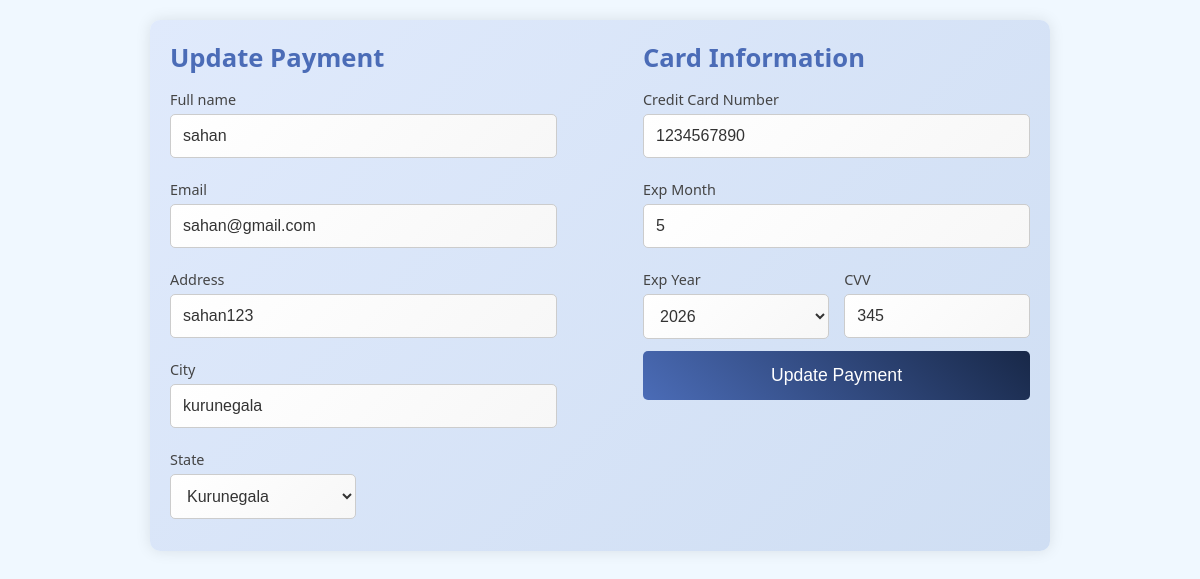
Page /payment/update_payment.php?id=2 on the committed database.
### tables this page shows
CREATE TABLE `payment` (
  `id` int NOT NULL,
  `username` varchar(100) NOT NULL,
  `email` varchar(100) NOT NULL,
  `address` varchar(255) NOT NULL,
  `city` varchar(100) NOT NULL,
  `state` varchar(100) NOT NULL,
  `card_number` varchar(20) NOT NULL,
  `exp_month` tinyint NOT NULL,
  `expire_date` year NOT NULL,
  `cvv` varchar(4) NOT NULL,
  `created_at` timestamp NULL DEFAULT CURRENT_TIMESTAMP
);

### payment/update_payment.php (the view, shortened to what this page needs)
<?php
include("connection.php");
if (isset($_GET['id'])) {
    $id = $_GET['id'];
    $query = "SELECT * FROM payment WHERE id = ?";
    $stmt = $con->prepare($query);
    $stmt->bind_param('i', $id);
    $stmt->execute();
    $result = $stmt->get_result();
    if ($result->num_rows > 0) {
        $row = $result->fetch_assoc();
    } else {
        echo "Record not found!";
        exit;
    }
} else {
    echo "No ID provided!";
    exit;
}
?>
<!DOCTYPE html>
<html lang="en">
<head>
    <link rel="stylesheet" href="styles.css">
</head>
<body>
<div class="container">
    <form action="" method="post">
        <div class="billing-details">
            <h2>Update Payment</h2>
            <label for="name">Full name</label>
            <input type="text" id="name" name="name" value="<?php echo $row['username']; ?>" required>
            <label for="email">Email</label>
            <input type="email" name="email" id="email" value="<?php echo $row['email']; ?>" required>
            <label for="address">Address</label>
            <input type="text" id="address" name="address" value="<?php echo $row['address']; ?>" required>
            <label for="city">City</label>
            <input type="text" id="city" name="city" value="<?php echo $row['city']; ?>" required>
            <div class="row">
                <div class="col-50">
                    <label for="state">State</label>
                    <select id="state" name="district" required>
                        <option value="Kurunegala" <?php if($row['state'] == 'Kurunegala') echo 'selected'; ?>>Kurunegala</option>
                    </select>
                </div>
            </div>
        </div>
        <div class="payment-details">
            <h2>Card Information</h2>
            <label for="cardnumber">Credit Card Number</label>
            <input type="text" name="cardnumber" id="cardnumber" value="<?php echo $row['card_number']; ?>" required>
            <label for="expmonth">Exp Month</label>
            <input type="text" name="expmonth" id="expmonth" value="<?php echo $row['exp_month']; ?>" required>
            <div class="row">
                <div class="col-50">
                    <label for="expyear">Exp Year</label>
                    <select id="expyear" name="expyear" required>
                        <option value="2026" <?php if($row['expire_date'] == '2026') echo 'selected'; ?>>2026</option>
                    </select>
                </div>
                <div class="col-50">
                    <label for="cvv">CVV</label>
                    <input type="text" name="cvv" id="cvv" value="<?php echo $row['cvv']; ?>" required>
                </div>
            </div>
            <button type="submit" name="submit" class="btn">Update Payment</button>
        </div>
    </form>
</div>
</body>
</html>

### payment/styles.css (style rules this page uses)
* { box-sizing: border-box; margin: 0; padding: 0; }
body { font-family: 'Segoe UI', Tahoma, Geneva, Verdana, sans-serif; background-color: #f0f8ff; padding: 20px; }
.container { display: flex; justify-content: space-between; background-color: #fff; padding: 20px; max-width: 900px; margin: 0 auto; box-shadow: 0px 0px 15px rgba(0, 0, 0, 0.1); border-radius: 10px; }
form { width: 100%; display: flex; justify-content: space-between; }
.billing-details, .payment-details { width: 45%; }
h2 { margin-bottom: 15px; font-size: 1.6em; color: #4b6cb7; }
label { display: block; margin: 10px 0 5px; font-size: 0.9em; color: #444; }
input[type="text"], input[type="email"], select { width: 100%; padding: 12px; margin-bottom: 12px; border: 1px solid #ccc; border-radius: 5px; font-size: 1em; background-color: #f9f9f9; transition: border 0.3s; }
input[type="text"]::placeholder, input[type="email"]::placeholder { color: #999; }
.row { display: flex; justify-content: space-between; }
.col-50 { width: 48%; }
.btn { background: linear-gradient(45deg, #4b6cb7, #182848); color: white; padding: 14px; width: 100%; border: none; border-radius: 5px; font-size: 1.1em; cursor: pointer; transition: background 0.4s ease; }
.container { background: linear-gradient(135deg, #e0eafc, #cfdef3); }
input[type="text"], input[type="email"], select { background: linear-gradient(135deg, #fff, #f7f7f7); color: #333; }

### rows in the picture
payment: name "sahan", email "sahan@gmail.com", address "sahan123", city "kurunegala", district "Kurunegala", cardnumber "1234567890", expmonth "5", expyear "2026", cvv "345"
